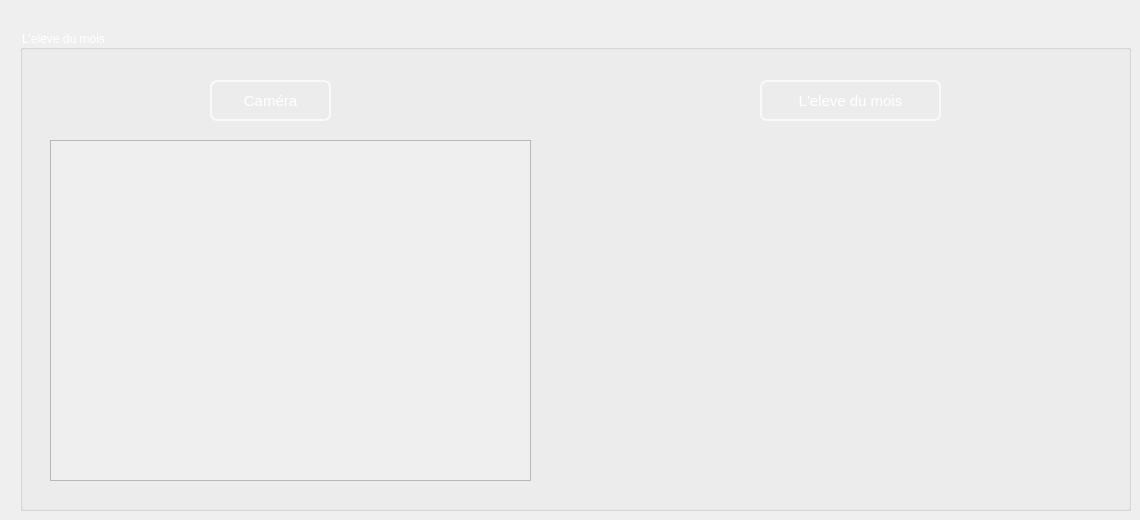
     <widget class="QWidget" name="tab_8">
      <attribute name="title">
       <string>Image</string>
      </attribute>
      <widget class="QGroupBox" name="groupBox_8">
       <property name="geometry">
        <rect>
         <x>20</x>
         <y>30</y>
         <width>1111</width>
         <height>481</height>
        </rect>
       </property>
       <property name="styleSheet">
        <string notr="true">
font: 75 16pt &quot;MS Shell Dlg 2&quot;;
color:white
</string>
       </property>
       <property name="title">
        <string>L'eleve du mois</string>
       </property>
       <widget class="QLabel" name="image">
        <property name="geometry">
         <rect>
          <x>570</x>
          <y>110</y>
          <width>511</width>
          <height>341</height>
         </rect>
        </property>
        <property name="text">
         <string/>
        </property>
        <property name="scaledContents">
         <bool>true</bool>
        </property>
       </widget>
       <widget class="QPushButton" name="pb_camera">
        <property name="geometry">
         <rect>
          <x>190</x>
          <y>50</y>
          <width>121</width>
          <height>41</height>
         </rect>
        </property>
        <property name="styleSheet">
         <string notr="true">QPushButton{

color: white;
background-color:Transparent;;
border-width: 2px;
border-color: #F9F9F9;
border-style: solid;
border-radius: 7;
padding: 3px;
font-size: 15px;


}
QPushButton:focus
{border:2px solid #FBAD25;
}</string>
        </property>
        <property name="text">
         <string>Caméra</string>
        </property>
       </widget>
       <widget class="QPushButton" name="upload">
        <property name="geometry">
         <rect>
          <x>740</x>
          <y>50</y>
          <width>181</width>
          <height>41</height>
         </rect>
        </property>
        <property name="styleSheet">
         <string notr="true">QPushButton{

color: white;
background-color:Transparent;;
border-width: 2px;
border-color: #F9F9F9;
border-style: solid;
border-radius: 7;
padding: 3px;
font-size: 15px;


}
QPushButton:focus
{border:2px solid #FBAD25;
}</string>
        </property>
        <property name="text">
         <string>L'eleve du mois</string>
        </property>
       </widget>
       <widget class="QScrollArea" name="scrollArea">
        <property name="geometry">
         <rect>
          <x>30</x>
          <y>110</y>
          <width>481</width>
          <height>341</height>
         </rect>
        </property>
        <property name="widgetResizable">
         <bool>true</bool>
        </property>
        <widget class="QWidget" name="scrollAreaWidgetContents">
         <property name="geometry">
          <rect>
           <x>0</x>
           <y>0</y>
           <width>479</width>
           <height>339</height>
          </rect>
         </property>
        </widget>
       </widget>
      </widget>
     </widget>
